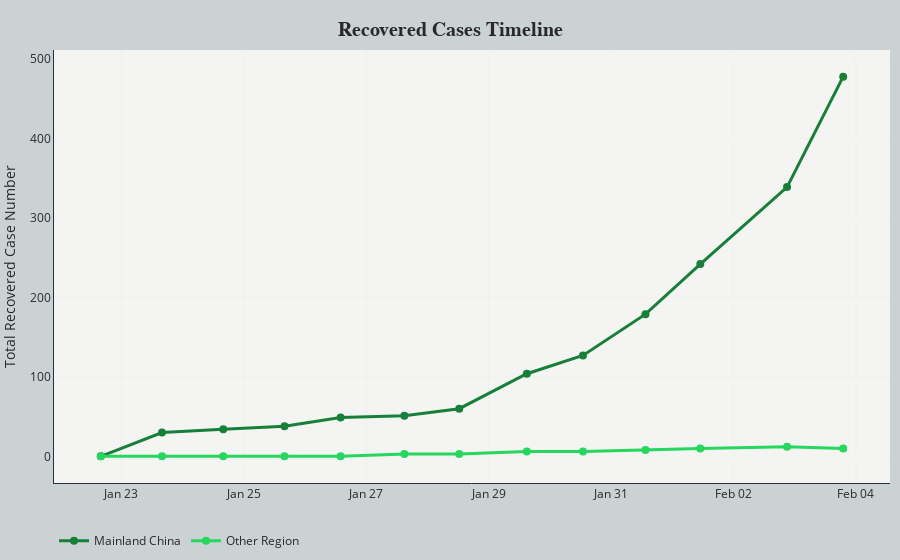

Source (notebook cell):
### Code cell
# Line plot for recovered cases
# Set up tick scale based on confirmed case number
tickList = list(np.arange(0, df_recovered['Mainland China'].max()+100, 100))

# Create empty figure canvas
fig_recovered = go.Figure()
# Add trace to the figure
fig_recovered.add_trace(go.Scatter(x=df_recovered['Date'], y=df_recovered['Mainland China'],
                         mode='lines+markers',
                         name='Mainland China',
                         line=dict(color='#168038', width=3),
                         marker=dict(size=8),
                         text=[datetime.strftime(d, '%b %d %Y AEDT') for d in df_recovered['Date']],
                         hovertemplate='<b>%{text}</b><br></br>'+
                                       'Mainland China recovered<br>'+
                                       '%{y} cases<br>'+
                                       '<extra></extra>'))
fig_recovered.add_trace(go.Scatter(x=df_recovered['Date'], y=df_recovered['Other locations'],
                         mode='lines+markers',
                         name='Other Region',
                         line=dict(color='#25d75d', width=3),
                         marker=dict(size=8),
                         text=[datetime.strftime(d, '%b %d %Y AEDT') for d in df_recovered['Date']],
                         hovertemplate='<b>%{text}</b><br></br>'+
                                       'Other region recovered<br>'+
                                       '%{y} cases<br>'+
                                       '<extra></extra>'))
# Customise layout
fig_recovered.update_layout(
    title=dict(
        text="<b>Recovered Cases Timeline<b>",
        y=0.96, x=0.5, xanchor='center', yanchor='top',
        font=dict(size=20, color="#292929", family="Playfair Display")
    ),
    margin=go.layout.Margin(
        l=5,
        r=10,
        b=10,
        t=50,
        pad=0
    ),
    yaxis=dict(
        showline=True, linecolor='#272e3e',
        zeroline=False,
        gridcolor='#cbd2d3',
        gridwidth = .1,
        tickmode='array',
        # Set tick range based on the maximum number
        tickvals=tickList,
        # Set tick label accordingly
        ticktext=['{:.0f}'.format(i) for i in tickList]
    ),
    yaxis_title="Total Recovered Case Number",
    xaxis=dict(
        showline=True, linecolor='#272e3e',
        gridcolor='#cbd2d3',
        gridwidth = .1,
        zeroline=False
    ),
    xaxis_tickformat='%b %d',
    hovermode = 'x',
    legend_orientation="h",
    plot_bgcolor='#f4f4f2',
    paper_bgcolor='#cbd2d3',
    font=dict(color='#292929')
)

fig_recovered.show()

### Figure 1 — Plotly figure (JSON) as saved in the notebook; plotly's stock layout.template omitted (floating-point values rounded to 4 significant figures)
{"data": [{"hovertemplate": "<b>%{text}</b><br></br>Mainland China recovered<br>%{y} cases<br><extra></extra>", "line": {"color": "#168038", "width": 3}, "marker": {"size": 8}, "mode": "lines+markers", "name": "Mainland China", "text": ["Feb 03 2020 AEDT", "Feb 02 2020 AEDT", "Feb 01 2020 AEDT", "Jan 31 2020 AEDT", "Jan 30 2020 AEDT", "Jan 29 2020 AEDT", "Jan 28 2020 AEDT", "Jan 27 2020 AEDT", "Jan 26 2020 AEDT", "Jan 25 2020 AEDT", "Jan 24 2020 AEDT", "Jan 23 2020 AEDT", "Jan 22 2020 AEDT"], "type": "scatter", "x": ["2020-02-03T19:00:00", "2020-02-02T21:00:00", "2020-02-01T11:00:00", "2020-01-31T13:30:00", "2020-01-30T13:00:00", "2020-01-29T15:00:00", "2020-01-28T12:30:00", "2020-01-27T15:00:00", "2020-01-26T14:00:00", "2020-01-25T16:00:00", "2020-01-24T16:00:00", "2020-01-23T16:00:00", "2020-01-22T16:00:00"], "y": [478, 339, 242, 179, 127, 104, 60, 51, 49, 38, 34, 30, 0]}, {"hovertemplate": "<b>%{text}</b><br></br>Other region recovered<br>%{y} cases<br><extra></extra>", "line": {"color": "#25d75d", "width": 3}, "marker": {"size": 8}, "mode": "lines+markers", "name": "Other Region", "text": ["Feb 03 2020 AEDT", "Feb 02 2020 AEDT", "Feb 01 2020 AEDT", "Jan 31 2020 AEDT", "Jan 30 2020 AEDT", "Jan 29 2020 AEDT", "Jan 28 2020 AEDT", "Jan 27 2020 AEDT", "Jan 26 2020 AEDT", "Jan 25 2020 AEDT", "Jan 24 2020 AEDT", "Jan 23 2020 AEDT", "Jan 22 2020 AEDT"], "type": "scatter", "x": ["2020-02-03T19:00:00", "2020-02-02T21:00:00", "2020-02-01T11:00:00", "2020-01-31T13:30:00", "2020-01-30T13:00:00", "2020-01-29T15:00:00", "2020-01-28T12:30:00", "2020-01-27T15:00:00", "2020-01-26T14:00:00", "2020-01-25T16:00:00", "2020-01-24T16:00:00", "2020-01-23T16:00:00", "2020-01-22T16:00:00"], "y": [10, 12, 10, 8, 6, 6, 3, 3, 0, 0, 0, 0, 0]}], "layout": {"font": {"color": "#292929"}, "hovermode": "x", "legend": {"orientation": "h"}, "margin": {"b": 10, "l": 5, "pad": 0, "r": 10, "t": 50}, "paper_bgcolor": "#cbd2d3", "plot_bgcolor": "#f4f4f2", "title": {"font": {"color": "#292929", "family": "Playfair Display", "size": 20}, "text": "<b>Recovered Cases Timeline<b>", "x": 0.5, "xanchor": "center", "y": 0.96, "yanchor": "top"}, "xaxis": {"gridcolor": "#cbd2d3", "gridwidth": 0.1, "linecolor": "#272e3e", "showline": true, "tickformat": "%b %d", "zeroline": false}, "yaxis": {"gridcolor": "#cbd2d3", "gridwidth": 0.1, "linecolor": "#272e3e", "showline": true, "tickmode": "array", "ticktext": ["0", "100", "200", "300", "400", "500"], "tickvals": [0, 100, 200, 300, 400, 500], "title": {"text": "Total Recovered Case Number"}, "zeroline": false}}}
